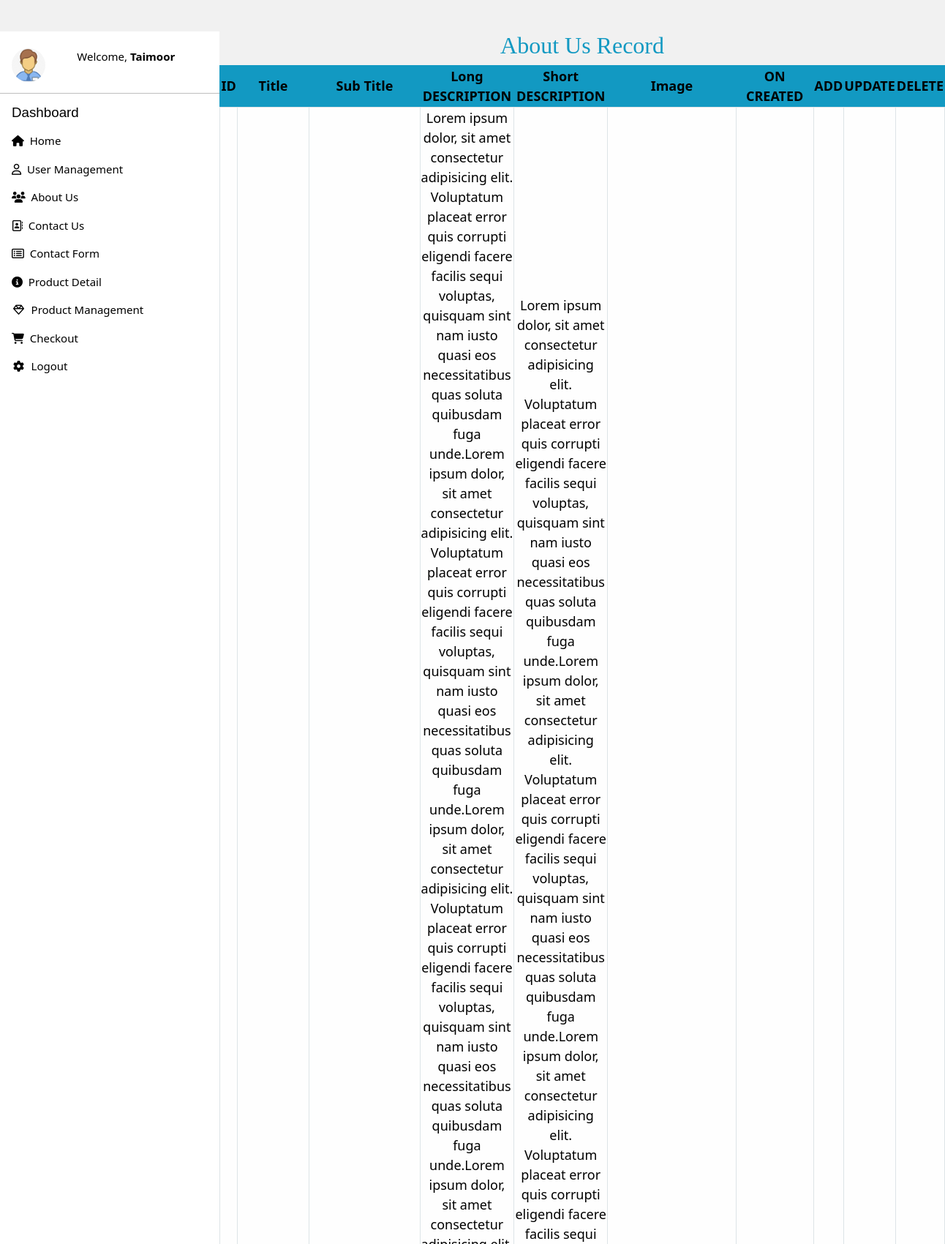
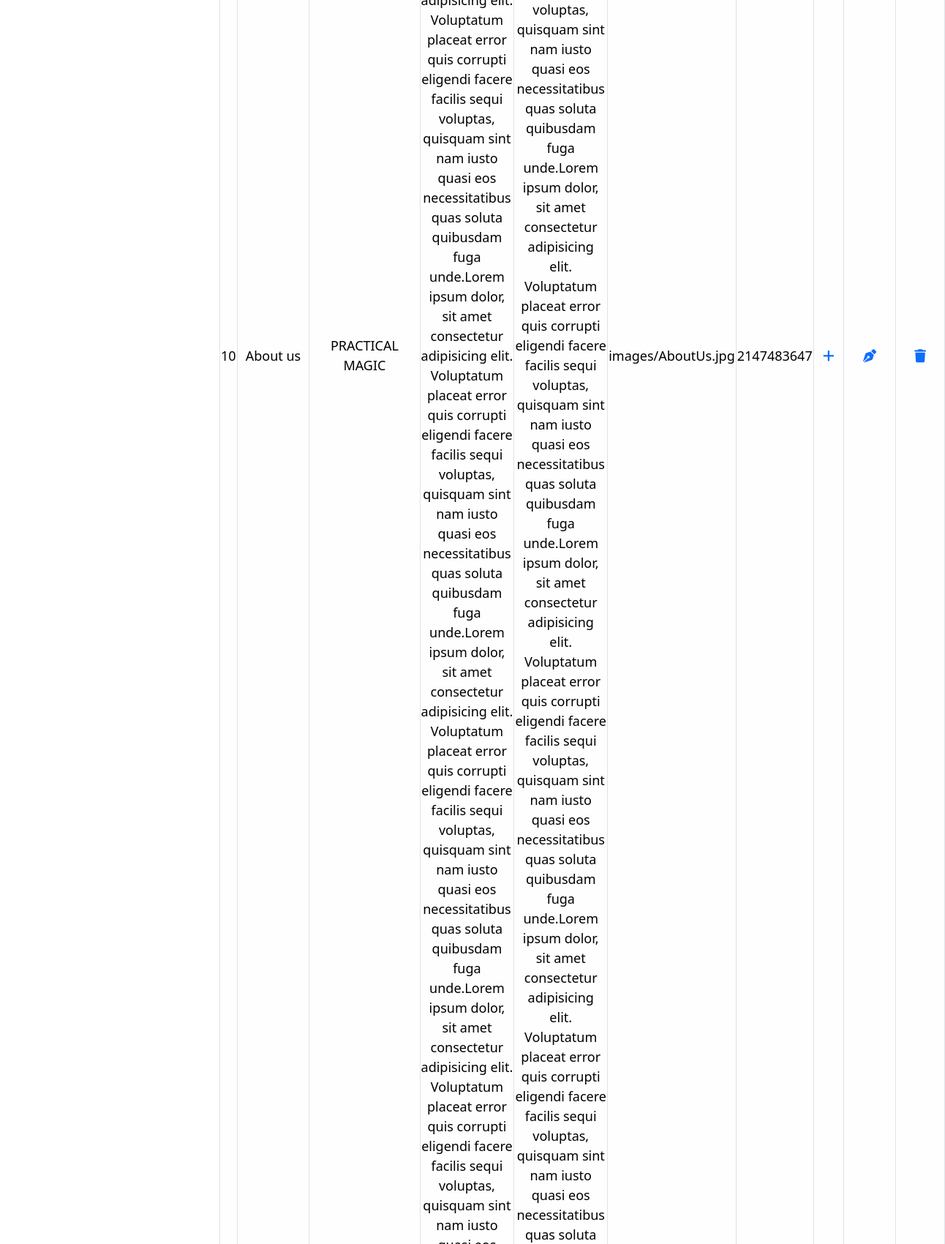
The app's page /Admin_Panel/fetch_about_us_data.php (signed in, upper part) with its own data (2 pictures, top to bottom).
### tables this page shows
CREATE TABLE `about_us_table` (
  `id` int(11) NOT NULL,
  `title` text NOT NULL,
  `sub_title` text NOT NULL,
  `long_description` text NOT NULL,
  `short_description` text NOT NULL,
  `image` text NOT NULL,
  `on_created` int(11) NOT NULL DEFAULT current_timestamp()
);

### Admin_Panel/fetch_about_us_data.php (the view, shortened to what this page needs)
<?php include 'UsersManagement.php'; ?>
<?php include 'connection.php'; ?>
<?php
$sql = "SELECT * FROM about_us_table";
$result = $connection->query($sql);
?>
<!DOCTYPE html>
<html lang="en">
<head>
<link href="https://cdn.jsdelivr.net/npm/bootstrap@5.0.2/dist/css/bootstrap.min.css" rel="stylesheet"
>
    <link rel="stylesheet" href="css/style.css">
    <link rel="stylesheet" href="../css/dashboard.css">
</head>
<body>
    <section>
        <h1>About Us Record</h1>
        <table>
            <tr>
                <th>ID</th>
                <th>Title</th>
                <th>Sub Title</th>
                <th>Long DESCRIPTION</th>
                <th>Short DESCRIPTION</th>
                <th>Image</th>
                <th>ON CREATED</th>
                <th>ADD</th>
                <th>UPDATE</th>
                <th>DELETE</th>
            </tr>
            <?php
                while($rows=$result->fetch_assoc())
                {
            ?>
            <tr>
                <td><?php echo $rows['id'];?></td>
                <td><?php echo $rows['title'];?></td>
                <td><?php echo $rows['sub_title'];?></td>
                <td><?php echo $rows['long_description'];?></td>
                <td><?php echo $rows['short_description'];?></td>
                <td><?php echo $rows['image'];?></td>
                <td><?php echo $rows['on_created'];?></td>
                <td><a href="data_about_us.php"><i class="fa-solid fa-plus"></i></a></td>
                <td><a href="edit_about_us.php?id=<?php echo $rows['id'];?>"><i class="fa-solid fa-pen-nib"></i></a></td>
                <td><a href="delete_about_us.php?id=<?php echo $rows['id'];?>"><i class="fa-solid fa-trash"></i></a></td>
            </tr>
            <?php
                }
            ?>
        </table>
    </section>
</body>

### Admin_Panel/Users Management_files/w3.css (style rules this page uses)
*,*:before,*:after { box-sizing:inherit }
html { -ms-text-size-adjust:100%;-webkit-text-size-adjust:100% }
body { margin:0 }
article,aside,details,figcaption,figure,footer,header,main,menu,nav,section { display:block }
a { background-color:transparent }
html,body { font-family:Verdana,sans-serif;font-size:15px;line-height:1.5 }
html { overflow-x:hidden }
h1 { font-size:36px }
h1,h2,h3,h4,h5,h6 { font-family:"Segoe UI",Arial,sans-serif;font-weight:400;margin:10px 0 }
a { color:inherit }
.w3-light-grey,.w3-hover-light-grey:hover,.w3-light-gray,.w3-hover-light-gray:hover { color:#000!important;background-color:#f1f1f1!important }

### css/dashboard.css (style rules this page uses)
table { text-align: center; margin: 0 auto; font-size: large; border: 1px solid rgb(18, 153, 194); }
h1 { text-align: center; color: rgb(18, 153, 194); font-size: xx-large; font-family: 'Gill Sans', 'Gill Sans MT', ' Calibri', 'Trebuchet MS', 'sans-serif'; }
tr:nth-child(2n+1) { background-color: rgb(18, 153, 194); }
td { text-align: center; background-color: #ffffffec; border: 0.5px solid rgb(221, 228, 231); }
td { font-weight: lighter; }

### Admin_Panel/UsersManagement.php (style rules this page uses)
html,body,h1,h2,h3,h4,h5 { font-family: "Raleway", sans-serif }

### records on screen
about_us_table: id "10", title "About us", sub_title "PRACTICAL MAGIC", image "images/AboutUs.jpg", on_created "2147483647"
